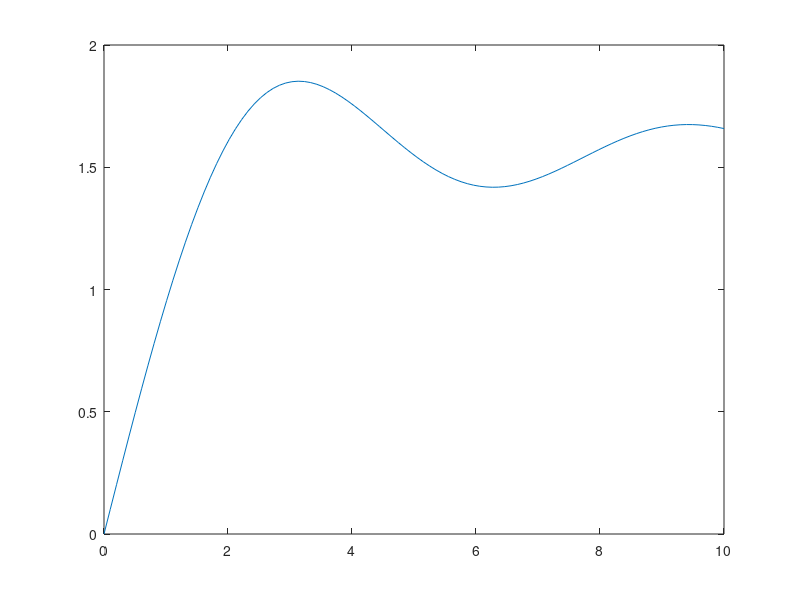

This chart was generated by the following MATLAB code:
%% Task 12
X = @(x) linspace(eps,x,100);
Y = linspace(eps,10,100);
%
f = @(x) sin(x)./x;
intTrapz = @(x) trapz(x, f(x));
intRect  = @(x) rectangles(x, f(x));
intSimps = @(x) simpson(x, f(x));
%
Y1 = arrayfun(X,Y,'UniformOutput',false);
Z = zeros(1,100);
for i = 1:length(Y1)
  
  Z(i) = intTrapz(cell2mat(Y1(i)));
end
plot(Y,Z);

function fourierApprox(f,a,b,n)
  filename = 'II-5.gif';
  x = linspace(a,b,100);
  partSum = zeros(1,length(x));
  L = (b-a)/2;

  for i = 0:n
    basis = getFunc(i,meth);
    fi = trapz(f(x).*basis(x));
    fi = fi ./ (norm(basis(x))^2);
    partSum = partSum + fi.*basis(x);
    
    plot(x, f(x), x, partSum, 'LineWidth', 2)
    xlabel('x')
    drawnow
    
    gif(i, filename)
  end
end